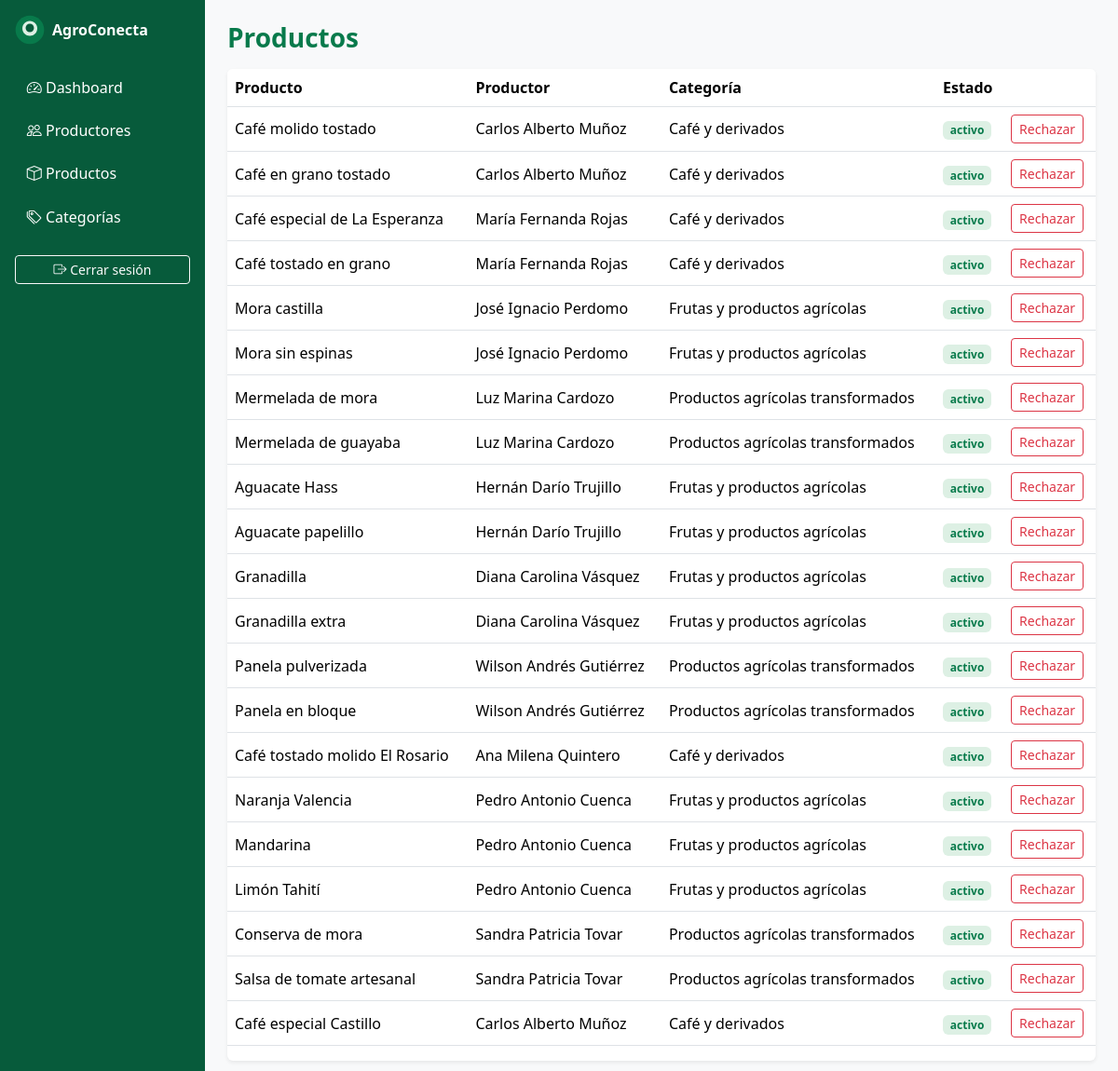
The app's page /admin/productos (signed in) with its own data.
### tables this page shows
CREATE TABLE IF NOT EXISTS `productos` (
  `id` int UNSIGNED NOT NULL AUTO_INCREMENT,
  `productor_id` int UNSIGNED NOT NULL,
  `categoria_id` int UNSIGNED NOT NULL,
  `nombre` varchar(150) NOT NULL,
  `descripcion` text NOT NULL,
  `tipo_producto` varchar(100) NOT NULL,
  `unidad_comercializacion` varchar(50) NOT NULL,
  `precio` decimal(12,2) DEFAULT NULL,
  `disponibilidad` enum('en_stock','agotado') NOT NULL DEFAULT 'en_stock',
  `estado_publicacion` enum('pendiente','activo','retirado','rechazado','suspendido') NOT NULL DEFAULT 'pendiente',
  `fecha_creacion` timestamp NOT NULL DEFAULT CURRENT_TIMESTAMP,
  `fecha_actualizacion` timestamp NOT NULL DEFAULT CURRENT_TIMESTAMP ON UPDATE CURRENT_TIMESTAMP,
  PRIMARY KEY (`id`),
  KEY `idx_productos_nombre` (`nombre`),
  KEY `idx_productos_categoria` (`categoria_id`),
  KEY `idx_productos_estado` (`estado_publicacion`),
  KEY `idx_productos_productor` (`productor_id`),
  KEY `idx_productos_fecha` (`fecha_creacion`)
);

CREATE TABLE IF NOT EXISTS `productores` (
  `id` int UNSIGNED NOT NULL AUTO_INCREMENT,
  `usuario_id` int UNSIGNED NOT NULL,
  `nombre_productor` varchar(120) NOT NULL,
  `nombre_unidad_productiva` varchar(150) DEFAULT NULL,
  `zona_vereda` varchar(120) NOT NULL,
  `municipio` varchar(80) NOT NULL DEFAULT 'La Plata',
  `departamento` varchar(80) NOT NULL DEFAULT 'Huila',
  `telefono_comercial` varchar(30) DEFAULT NULL,
  `mostrar_telefono` tinyint(1) NOT NULL DEFAULT '0',
  `imagen_perfil` varchar(255) DEFAULT NULL,
  `fecha_registro` timestamp NOT NULL DEFAULT CURRENT_TIMESTAMP,
  `fecha_actualizacion` timestamp NOT NULL DEFAULT CURRENT_TIMESTAMP ON UPDATE CURRENT_TIMESTAMP,
  PRIMARY KEY (`id`),
  UNIQUE KEY `usuario_id` (`usuario_id`),
  KEY `idx_productores_municipio` (`municipio`),
  KEY `idx_productores_vereda` (`zona_vereda`)
);

CREATE TABLE IF NOT EXISTS `categorias` (
  `id` int UNSIGNED NOT NULL AUTO_INCREMENT,
  `nombre` varchar(100) NOT NULL,
  `descripcion` text,
  `imagen` varchar(255) DEFAULT NULL,
  `estado` enum('activa','inactiva') NOT NULL DEFAULT 'activa',
  `fecha_creacion` timestamp NOT NULL DEFAULT CURRENT_TIMESTAMP,
  PRIMARY KEY (`id`),
  UNIQUE KEY `nombre` (`nombre`)
);

### app/Controllers/AdminController.php (called while the page is built, shortened)
<?php
class AdminController extends Controller
{
    public function products(): void
    {
        $rows = \Database::connection()->query(
            "SELECT pr.*, c.nombre AS categoria, p.nombre_productor,
                (SELECT url_imagen FROM imagenes_productos
                 WHERE producto_id=pr.id ORDER BY es_principal DESC, orden ASC LIMIT 1) AS imagen
             FROM productos pr
             INNER JOIN categorias c ON c.id = pr.categoria_id
             INNER JOIN productores p ON p.id = pr.productor_id
             ORDER BY pr.fecha_creacion DESC"
        )->fetchAll();
        $this->view('admin/products', compact('rows'), 'dashboard');
    }
}

### index.php (called while the page is built, shortened)
<?php
require __DIR__ . '/config/bootstrap.php';
$router = new Router();
$router->dispatch(
    $_SERVER['REQUEST_METHOD'] ?? 'GET',
    parse_url($_SERVER['REQUEST_URI'] ?? '/', PHP_URL_PATH) ?: '/'
);

### config/database.php (called while the page is built, shortened)
<?php
class Database
{
    private static ?PDO $pdo = null;
    public static function connection(): PDO
    {
        if (self::$pdo === null) {
            $host = getenv('DB_HOST') ?: '127.0.0.1';
            $port = getenv('DB_PORT') ?: '3306';
            $name = getenv('DB_NAME') ?: 'agroconecta_huila';
            $user = getenv('DB_USER') ?: 'root';
            $pass = getenv('DB_PASS') ?: '';
            $dsn = "mysql:host={$host};port={$port};dbname={$name};charset=utf8mb4";
            self::$pdo = new PDO($dsn, $user, $pass, [
                PDO::ATTR_ERRMODE            => PDO::ERRMODE_EXCEPTION,
                PDO::ATTR_DEFAULT_FETCH_MODE => PDO::FETCH_ASSOC,
                PDO::ATTR_EMULATE_PREPARES   => false,
            ]);
        }
        return self::$pdo;
    }
}

### config/bootstrap.php (called while the page is built, shortened)
<?php
spl_autoload_register(function (string $class): void {
    $rel  = substr($class, 4);
    $file = __DIR__ . '/../app/' . str_replace('\\', '/', $rel) . '.php';
});
require_once __DIR__ . '/database.php';

### app/Helpers/Security.php (called while the page is built, shortened)
<?php
class Security
{
    public static function e(?string $v): string
    {
        return htmlspecialchars((string)$v, ENT_QUOTES | ENT_HTML5, 'UTF-8');
    }
}

### app/Views/admin/products.php (the view, shortened to what this page needs)
<?php use App\Helpers\Security; $base = getenv('APP_URL') ?: ''; ?>
<h1 class="h3 text-success fw-bold mb-3">Productos</h1>
<div class="table-responsive bg-white rounded shadow-sm">
  <table class="table align-middle">
    <thead><tr><th>Producto</th><th>Productor</th><th>Categoría</th><th>Estado</th><th></th></tr></thead>
    <tbody>
      <?php foreach ($rows as $r): ?>
        <tr>
          <td><?= Security::e($r['nombre']) ?></td>
          <td><?= Security::e($r['nombre_productor']) ?></td>
          <td><?= Security::e($r['categoria']) ?></td>
          <td><span class="badge bg-success-subtle text-success"><?= Security::e($r['estado_publicacion']) ?></span></td>
          <td class="d-flex gap-1">
            <?php if ($r['estado_publicacion'] !== 'rechazado'): ?>
              <form method="post" action="<?= $base ?>/admin/productos/<?= $r['id'] ?>/rechazar">
                <button class="btn btn-sm btn-outline-danger">Rechazar</button>
              </form>
            <?php endif; ?>
          </td>
        </tr>
      <?php endforeach; ?>
    </tbody>
  </table>
</div>

### app/core/Router.php (shortened to what this page needs)
<?php
class Router
{
    private array $routes = [];
    private function add(string $m, string $p, array $h, array $mw): void
    {
        $this->routes[] = compact('m', 'p', 'h', 'mw');
    }
    public function dispatch(string $method, string $uri): void
    {
        $base = rtrim(str_replace('\\', '/', dirname($_SERVER['SCRIPT_NAME'] ?? '')), '/');
        if ($base !== '' && str_starts_with($uri, $base)) {
            $uri = substr($uri, strlen($base));
        }
        $uri = '/' . trim($uri, '/');
        foreach ($this->routes as $r) {
            if ($r['m'] !== $method) continue;
            $pat = '#^' . preg_replace('#\{[a-zA-Z_]+\}#', '([^/]+)', $r['p']) . '$#';
            if (preg_match($pat, $uri, $matches)) {
                array_shift($matches);
                [$class, $action] = $r['h'];
                (new $class())->{$action}(...$matches);
                return;
            }
        }
    }
}

### public/assets/css/style.css (style rules this page uses)
:root { --verde-oscuro: #075b3b; --verde: #087a4b; --verde-2: #2d9564; --verde-claro: #ddf0e4; --blanco: #ffffff; --gris-claro: #f4f6f4; --gris-medio: #e5e7eb; --gris-oscuro: #263238; --amarillo: #f5d99a; --rojo: #dc3545; }
body { background: var(--gris-claro); color: var(--gris-oscuro); font-family: "Segoe UI", system-ui, sans-serif; }
.text-success { color: var(--verde) !important; }
.bg-success-subtle { background: var(--verde-claro) !important; }

### records on screen
productos: nombre "Café molido tostado", productor.nombre_productor "Carlos Alberto Muñoz", categoria.nombre "Café y derivados", estado_publicacion "activo"
productos: nombre "Café en grano tostado", productor.nombre_productor "Carlos Alberto Muñoz", categoria.nombre "Café y derivados", estado_publicacion "activo"
productos: nombre "Café especial de La Esperanza", productor.nombre_productor "María Fernanda Rojas", categoria.nombre "Café y derivados", estado_publicacion "activo"
productos: nombre "Café tostado en grano", productor.nombre_productor "María Fernanda Rojas", categoria.nombre "Café y derivados", estado_publicacion "activo"
productos: nombre "Mora castilla", productor.nombre_productor "José Ignacio Perdomo", categoria.nombre "Frutas y productos agrícolas", estado_publicacion "activo"
productos: nombre "Mora sin espinas", productor.nombre_productor "José Ignacio Perdomo", categoria.nombre "Frutas y productos agrícolas", estado_publicacion "activo"
productos: nombre "Mermelada de mora", productor.nombre_productor "Luz Marina Cardozo", categoria.nombre "Productos agrícolas transformados", estado_publicacion "activo"
productos: nombre "Mermelada de guayaba", productor.nombre_productor "Luz Marina Cardozo", categoria.nombre "Productos agrícolas transformados", estado_publicacion "activo"
productos: nombre "Aguacate Hass", productor.nombre_productor "Hernán Darío Trujillo", categoria.nombre "Frutas y productos agrícolas", estado_publicacion "activo"
productos: nombre "Aguacate papelillo", productor.nombre_productor "Hernán Darío Trujillo", categoria.nombre "Frutas y productos agrícolas", estado_publicacion "activo"
productos: nombre "Granadilla", productor.nombre_productor "Diana Carolina Vásquez", categoria.nombre "Frutas y productos agrícolas", estado_publicacion "activo"
productos: nombre "Granadilla extra", productor.nombre_productor "Diana Carolina Vásquez", categoria.nombre "Frutas y productos agrícolas", estado_publicacion "activo"
productos: nombre "Panela pulverizada", productor.nombre_productor "Wilson Andrés Gutiérrez", categoria.nombre "Productos agrícolas transformados", estado_publicacion "activo"
productos: nombre "Panela en bloque", productor.nombre_productor "Wilson Andrés Gutiérrez", categoria.nombre "Productos agrícolas transformados", estado_publicacion "activo"
productos: nombre "Café tostado molido El Rosario", productor.nombre_productor "Ana Milena Quintero", categoria.nombre "Café y derivados", estado_publicacion "activo"
productos: nombre "Naranja Valencia", productor.nombre_productor "Pedro Antonio Cuenca", categoria.nombre "Frutas y productos agrícolas", estado_publicacion "activo"
productos: nombre "Mandarina", productor.nombre_productor "Pedro Antonio Cuenca", categoria.nombre "Frutas y productos agrícolas", estado_publicacion "activo"
productos: nombre "Limón Tahití", productor.nombre_productor "Pedro Antonio Cuenca", categoria.nombre "Frutas y productos agrícolas", estado_publicacion "activo"
productos: nombre "Conserva de mora", productor.nombre_productor "Sandra Patricia Tovar", categoria.nombre "Productos agrícolas transformados", estado_publicacion "activo"
productos: nombre "Salsa de tomate artesanal", productor.nombre_productor "Sandra Patricia Tovar", categoria.nombre "Productos agrícolas transformados", estado_publicacion "activo"
productos: nombre "Café especial Castillo", productor.nombre_productor "Carlos Alberto Muñoz", categoria.nombre "Café y derivados", estado_publicacion "activo"
